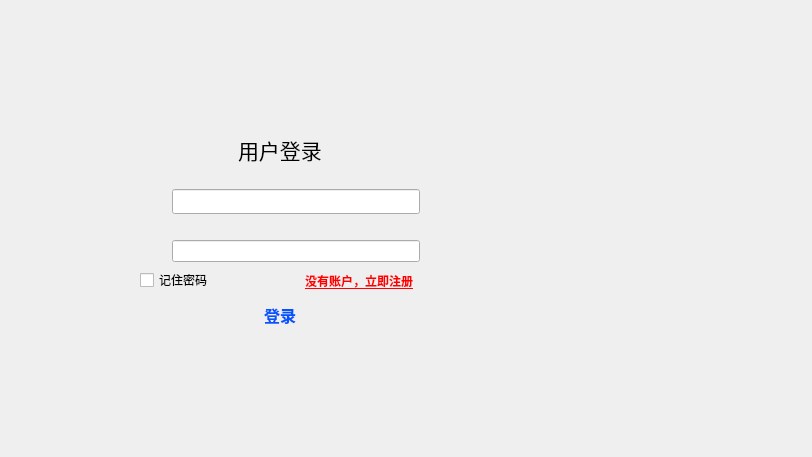
<?xml version="1.0" encoding="UTF-8"?>
<ui version="4.0">
 <class>login</class>
 <widget class="QDialog" name="login">
  <property name="geometry">
   <rect>
    <x>0</x>
    <y>0</y>
    <width>812</width>
    <height>457</height>
   </rect>
  </property>
  <property name="windowTitle">
   <string>Dialog</string>
  </property>
  <layout class="QVBoxLayout" name="verticalLayout_2">
   <item>
    <widget class="mytitlewidget" name="titlewidget" native="true"/>
   </item>
   <item>
    <widget class="QStackedWidget" name="stackedWidget">
     <property name="maximumSize">
      <size>
       <width>16777215</width>
       <height>1677215</height>
      </size>
     </property>
     <property name="currentIndex">
      <number>0</number>
     </property>
     <widget class="QWidget" name="login_page">
      <widget class="QWidget" name="total_widget" native="true">
       <property name="geometry">
        <rect>
         <x>90</x>
         <y>90</y>
         <width>501</width>
         <height>232</height>
        </rect>
       </property>
       <layout class="QHBoxLayout" name="horizontalLayout_4">
        <item>
         <spacer name="horizontalSpacer_2">
          <property name="orientation">
           <enum>Qt::Horizontal</enum>
          </property>
          <property name="sizeType">
           <enum>QSizePolicy::Fixed</enum>
          </property>
          <property name="sizeHint" stdset="0">
           <size>
            <width>30</width>
            <height>20</height>
           </size>
          </property>
         </spacer>
        </item>
        <item>
         <widget class="QWidget" name="widget_2" native="true">
          <layout class="QVBoxLayout" name="verticalLayout">
           <item>
            <layout class="QHBoxLayout" name="horizontalLayout_2">
             <item>
              <spacer name="horizontalSpacer_3">
               <property name="orientation">
                <enum>Qt::Horizontal</enum>
               </property>
               <property name="sizeHint" stdset="0">
                <size>
                 <width>40</width>
                 <height>20</height>
                </size>
               </property>
              </spacer>
             </item>
             <item>
              <widget class="QLabel" name="label">
               <property name="font">
                <font>
                 <family>华文行楷</family>
                 <pointsize>16</pointsize>
                </font>
               </property>
               <property name="text">
                <string>用户登录</string>
               </property>
              </widget>
             </item>
             <item>
              <spacer name="horizontalSpacer_4">
               <property name="orientation">
                <enum>Qt::Horizontal</enum>
               </property>
               <property name="sizeHint" stdset="0">
                <size>
                 <width>40</width>
                 <height>20</height>
                </size>
               </property>
              </spacer>
             </item>
            </layout>
           </item>
           <item>
            <layout class="QGridLayout" name="gridLayout">
             <item row="2" column="0">
              <widget class="QLabel" name="label_3">
               <property name="text">
                <string>&lt;html&gt;&lt;head/&gt;&lt;body&gt;&lt;p&gt;&lt;img src=&quot;:/ico/images/password.PNG&quot;/&gt;&lt;/p&gt;&lt;/body&gt;&lt;/html&gt;</string>
               </property>
               <property name="buddy">
                <cstring>lineEdit_login_pass</cstring>
               </property>
              </widget>
             </item>
             <item row="1" column="0">
              <spacer name="verticalSpacer">
               <property name="orientation">
                <enum>Qt::Vertical</enum>
               </property>
               <property name="sizeType">
                <enum>QSizePolicy::Fixed</enum>
               </property>
               <property name="sizeHint" stdset="0">
                <size>
                 <width>20</width>
                 <height>20</height>
                </size>
               </property>
              </spacer>
             </item>
             <item row="0" column="0" colspan="2">
              <widget class="QLabel" name="label_2">
               <property name="text">
                <string>&lt;html&gt;&lt;head/&gt;&lt;body&gt;&lt;p&gt;&lt;img src=&quot;:/ico/images/username.PNG&quot;/&gt;&lt;/p&gt;&lt;/body&gt;&lt;/html&gt;</string>
               </property>
               <property name="buddy">
                <cstring>lineEdit_login_username</cstring>
               </property>
              </widget>
             </item>
             <item row="2" column="2">
              <widget class="QLineEdit" name="lineEdit_login_pass"/>
             </item>
             <item row="0" column="2">
              <widget class="QLineEdit" name="lineEdit_login_username">
               <property name="font">
                <font>
                 <family>Agency FB</family>
                 <pointsize>9</pointsize>
                </font>
               </property>
              </widget>
             </item>
            </layout>
           </item>
           <item>
            <layout class="QHBoxLayout" name="horizontalLayout_3">
             <item>
              <widget class="QCheckBox" name="checkBox_login_remember">
               <property name="text">
                <string>记住密码</string>
               </property>
              </widget>
             </item>
             <item>
              <spacer name="horizontalSpacer_6">
               <property name="orientation">
                <enum>Qt::Horizontal</enum>
               </property>
               <property name="sizeHint" stdset="0">
                <size>
                 <width>40</width>
                 <height>20</height>
                </size>
               </property>
              </spacer>
             </item>
             <item>
              <widget class="QToolButton" name="reg_Button">
               <property name="font">
                <font>
                 <family>幼圆</family>
                 <pointsize>9</pointsize>
                 <weight>75</weight>
                 <bold>true</bold>
                 <underline>true</underline>
                </font>
               </property>
               <property name="styleSheet">
                <string notr="true">color: rgb(255, 0, 0);</string>
               </property>
               <property name="text">
                <string>没有账户，立即注册</string>
               </property>
               <property name="autoRaise">
                <bool>true</bool>
               </property>
              </widget>
             </item>
            </layout>
           </item>
           <item>
            <layout class="QHBoxLayout" name="horizontalLayout">
             <item>
              <spacer name="horizontalSpacer_8">
               <property name="orientation">
                <enum>Qt::Horizontal</enum>
               </property>
               <property name="sizeHint" stdset="0">
                <size>
                 <width>40</width>
                 <height>20</height>
                </size>
               </property>
              </spacer>
             </item>
             <item>
              <widget class="QToolButton" name="toolButton_login">
               <property name="minimumSize">
                <size>
                 <width>200</width>
                 <height>20</height>
                </size>
               </property>
               <property name="font">
                <font>
                 <family>Agency FB</family>
                 <pointsize>12</pointsize>
                 <weight>75</weight>
                 <bold>true</bold>
                </font>
               </property>
               <property name="styleSheet">
                <string notr="true">border-image: url(:/ico/images/balckButton.png);
color: rgb(0, 85, 255);
</string>
               </property>
               <property name="text">
                <string>登录</string>
               </property>
               <property name="autoRaise">
                <bool>true</bool>
               </property>
              </widget>
             </item>
             <item>
              <spacer name="horizontalSpacer">
               <property name="orientation">
                <enum>Qt::Horizontal</enum>
               </property>
               <property name="sizeHint" stdset="0">
                <size>
                 <width>40</width>
                 <height>20</height>
                </size>
               </property>
              </spacer>
             </item>
            </layout>
           </item>
          </layout>
         </widget>
        </item>
        <item>
         <spacer name="horizontalSpacer_7">
          <property name="orientation">
           <enum>Qt::Horizontal</enum>
          </property>
          <property name="sizeHint" stdset="0">
           <size>
            <width>86</width>
            <height>20</height>
           </size>
          </property>
         </spacer>
        </item>
       </layout>
      </widget>
     </widget>
     <widget class="QWidget" name="register_page">
      <widget class="QWidget" name="widget" native="true">
       <property name="geometry">
        <rect>
         <x>60</x>
         <y>10</y>
         <width>681</width>
         <height>428</height>
        </rect>
       </property>
       <widget class="QLabel" name="reg_title_label">
        <property name="geometry">
         <rect>
          <x>0</x>
          <y>10</y>
          <width>131</width>
          <height>21</height>
         </rect>
        </property>
        <property name="font">
         <font>
          <family>华文新魏</family>
          <pointsize>18</pointsize>
         </font>
        </property>
        <property name="text">
         <string>欢迎注册</string>
        </property>
       </widget>
       <widget class="QToolButton" name="allright_Button">
        <property name="geometry">
         <rect>
          <x>0</x>
          <y>30</y>
          <width>128</width>
          <height>21</height>
         </rect>
        </property>
        <property name="font">
         <font>
          <underline>true</underline>
         </font>
        </property>
        <property name="toolTip">
         <string/>
        </property>
        <property name="whatsThis">
         <string/>
        </property>
        <property name="styleSheet">
         <string notr="true">color: rgb(0, 170, 255);</string>
        </property>
        <property name="text">
         <string>已有账号？登录</string>
        </property>
        <property name="autoRaise">
         <bool>true</bool>
        </property>
       </widget>
       <widget class="QToolButton" name="toolButton_reg">
        <property name="geometry">
         <rect>
          <x>40</x>
          <y>340</y>
          <width>400</width>
          <height>30</height>
         </rect>
        </property>
        <property name="minimumSize">
         <size>
          <width>400</width>
          <height>30</height>
         </size>
        </property>
        <property name="font">
         <font>
          <family>方正姚体</family>
          <pointsize>12</pointsize>
         </font>
        </property>
        <property name="styleSheet">
         <string notr="true">border-image: url(:/ico/images/balckButton.png);
color: rgb(0, 0, 255);</string>
        </property>
        <property name="text">
         <string>注册</string>
        </property>
        <property name="autoRaise">
         <bool>true</bool>
        </property>
       </widget>
       <widget class="QWidget" name="layoutWidget">
        <property name="geometry">
         <rect>
          <x>10</x>
          <y>50</y>
          <width>481</width>
          <height>294</height>
         </rect>
        </property>
        <layout class="QGridLayout" name="gridLayout_2">
         <item row="0" column="0">
          <widget class="QLabel" name="label_4">
           <property name="text">
            <string>用户名：</string>
           </property>
          </widget>
         </item>
         <item row="0" column="1">
          <spacer name="horizontalSpacer_10">
           <property name="orientation">
            <enum>Qt::Horizontal</enum>
           </property>
           <property name="sizeType">
            <enum>QSizePolicy::Fixed</enum>
           </property>
           <property name="sizeHint" stdset="0">
            <size>
             <width>20</width>
             <height>20</height>
            </size>
           </property>
          </spacer>
         </item>
         <item row="0" column="2">
          <widget class="QLineEdit" name="lineEdit_username">
           <property name="font">
            <font>
             <family>Agency FB</family>
             <pointsize>8</pointsize>
            </font>
           </property>
          </widget>
         </item>
         <item row="1" column="0">
          <spacer name="verticalSpacer_2">
           <property name="orientation">
            <enum>Qt::Vertical</enum>
           </property>
           <property name="sizeType">
            <enum>QSizePolicy::Fixed</enum>
           </property>
           <property name="sizeHint" stdset="0">
            <size>
             <width>20</width>
             <height>13</height>
            </size>
           </property>
          </spacer>
         </item>
         <item row="1" column="2">
          <widget class="QLabel" name="username_error_label">
           <property name="maximumSize">
            <size>
             <width>16777215</width>
             <height>10</height>
            </size>
           </property>
           <property name="styleSheet">
            <string notr="true">color: rgb(255, 0, 0);
font: 75 8pt &quot;Agency FB&quot;;</string>
           </property>
           <property name="text">
            <string/>
           </property>
          </widget>
         </item>
         <item row="2" column="0">
          <widget class="QLabel" name="label_5">
           <property name="text">
            <string>昵称：</string>
           </property>
           <property name="buddy">
            <cstring>lineEdit_nickname</cstring>
           </property>
          </widget>
         </item>
         <item row="2" column="2">
          <widget class="QLineEdit" name="lineEdit_nickname">
           <property name="font">
            <font>
             <family>Agency FB</family>
             <pointsize>8</pointsize>
            </font>
           </property>
          </widget>
         </item>
         <item row="3" column="0">
          <spacer name="verticalSpacer_3">
           <property name="orientation">
            <enum>Qt::Vertical</enum>
           </property>
           <property name="sizeType">
            <enum>QSizePolicy::Fixed</enum>
           </property>
           <property name="sizeHint" stdset="0">
            <size>
             <width>20</width>
             <height>13</height>
            </size>
           </property>
          </spacer>
         </item>
         <item row="3" column="2">
          <widget class="QLabel" name="Nickname_error_label">
           <property name="maximumSize">
            <size>
             <width>16777215</width>
             <height>10</height>
            </size>
           </property>
           <property name="styleSheet">
            <string notr="true">color: rgb(255, 0, 0);
font: 75 8pt &quot;Agency FB&quot;;</string>
           </property>
           <property name="text">
            <string/>
           </property>
          </widget>
         </item>
         <item row="4" column="0">
          <widget class="QLabel" name="label_9">
           <property name="text">
            <string>密码：</string>
           </property>
           <property name="buddy">
            <cstring>lineEdit_password</cstring>
           </property>
          </widget>
         </item>
         <item row="4" column="2">
          <widget class="QLineEdit" name="lineEdit_password">
           <property name="font">
            <font>
             <family>Agency FB</family>
             <pointsize>8</pointsize>
            </font>
           </property>
          </widget>
         </item>
         <item row="5" column="0">
          <spacer name="verticalSpacer_4">
           <property name="orientation">
            <enum>Qt::Vertical</enum>
           </property>
           <property name="sizeType">
            <enum>QSizePolicy::Fixed</enum>
           </property>
           <property name="sizeHint" stdset="0">
            <size>
             <width>20</width>
             <height>13</height>
            </size>
           </property>
          </spacer>
         </item>
         <item row="5" column="2">
          <widget class="QLabel" name="password_error_label">
           <property name="maximumSize">
            <size>
             <width>16777215</width>
             <height>10</height>
            </size>
           </property>
           <property name="styleSheet">
            <string notr="true">color: rgb(255, 0, 0);
font: 75 8pt &quot;Agency FB&quot;;</string>
           </property>
           <property name="text">
            <string/>
           </property>
          </widget>
         </item>
         <item row="6" column="0">
          <widget class="QLabel" name="label_12">
           <property name="text">
            <string>确认密码：</string>
           </property>
           <property name="buddy">
            <cstring>lineEdit_confirmpass</cstring>
           </property>
          </widget>
         </item>
         <item row="6" column="2">
          <widget class="QLineEdit" name="lineEdit_confirmpass">
           <property name="font">
            <font>
             <family>Agency FB</family>
             <pointsize>8</pointsize>
            </font>
           </property>
          </widget>
         </item>
         <item row="7" column="0">
          <spacer name="verticalSpacer_5">
           <property name="orientation">
            <enum>Qt::Vertical</enum>
           </property>
           <property name="sizeType">
            <enum>QSizePolicy::Fixed</enum>
           </property>
           <property name="sizeHint" stdset="0">
            <size>
             <width>20</width>
             <height>13</height>
            </size>
           </property>
          </spacer>
         </item>
         <item row="7" column="2">
          <widget class="QLabel" name="passconfirm_error_label">
           <property name="maximumSize">
            <size>
             <width>16777215</width>
             <height>10</height>
            </size>
           </property>
           <property name="styleSheet">
            <string notr="true">color: rgb(255, 0, 0);
font: 75 8pt &quot;Agency FB&quot;;</string>
           </property>
           <property name="text">
            <string/>
           </property>
          </widget>
         </item>
         <item row="8" column="0">
          <widget class="QLabel" name="label_6">
           <property name="text">
            <string>手机号：</string>
           </property>
           <property name="buddy">
            <cstring>lineEdit_phonenum</cstring>
           </property>
          </widget>
         </item>
         <item row="8" column="2">
          <widget class="QLineEdit" name="lineEdit_phonenum">
           <property name="font">
            <font>
             <family>Agency FB</family>
             <pointsize>8</pointsize>
            </font>
           </property>
          </widget>
         </item>
         <item row="9" column="0">
          <spacer name="verticalSpacer_6">
           <property name="orientation">
            <enum>Qt::Vertical</enum>
           </property>
           <property name="sizeType">
            <enum>QSizePolicy::Fixed</enum>
           </property>
           <property name="sizeHint" stdset="0">
            <size>
             <width>20</width>
             <height>13</height>
            </size>
           </property>
          </spacer>
         </item>
         <item row="9" column="2">
          <widget class="QLabel" name="phonenum_error_label">
           <property name="maximumSize">
            <size>
             <width>16777215</width>
             <height>10</height>
            </size>
           </property>
           <property name="styleSheet">
            <string notr="true">color: rgb(255, 0, 0);
font: 75 8pt &quot;Agency FB&quot;;</string>
           </property>
           <property name="text">
            <string/>
           </property>
          </widget>
         </item>
         <item row="10" column="0">
          <widget class="QLabel" name="label_14">
           <property name="text">
            <string>邮箱：</string>
           </property>
           <property name="buddy">
            <cstring>lineEdit_email</cstring>
           </property>
          </widget>
         </item>
         <item row="10" column="2">
          <widget class="QLineEdit" name="lineEdit_email">
           <property name="font">
            <font>
             <family>Algerian</family>
             <pointsize>8</pointsize>
            </font>
           </property>
          </widget>
         </item>
         <item row="11" column="2">
          <widget class="QLabel" name="email_error_label">
           <property name="maximumSize">
            <size>
             <width>16777215</width>
             <height>10</height>
            </size>
           </property>
           <property name="styleSheet">
            <string notr="true">color: rgb(255, 0, 0);
font: 75 8pt &quot;Agency FB&quot;;</string>
           </property>
           <property name="text">
            <string/>
           </property>
          </widget>
         </item>
        </layout>
       </widget>
      </widget>
     </widget>
     <widget class="QWidget" name="set_page">
      <widget class="QWidget" name="widget_3" native="true">
       <property name="geometry">
        <rect>
         <x>40</x>
         <y>20</y>
         <width>531</width>
         <height>351</height>
        </rect>
       </property>
       <widget class="QLabel" name="label_7">
        <property name="geometry">
         <rect>
          <x>200</x>
          <y>90</y>
          <width>96</width>
          <height>23</height>
         </rect>
        </property>
        <property name="font">
         <font>
          <family>新宋体</family>
          <pointsize>14</pointsize>
         </font>
        </property>
        <property name="text">
         <string>网络设置</string>
        </property>
       </widget>
       <widget class="QToolButton" name="toolButton_net_confirm">
        <property name="geometry">
         <rect>
          <x>150</x>
          <y>260</y>
          <width>231</width>
          <height>30</height>
         </rect>
        </property>
        <property name="minimumSize">
         <size>
          <width>150</width>
          <height>30</height>
         </size>
        </property>
        <property name="styleSheet">
         <string notr="true">color: rgb(85, 0, 255);
border-image: url(:/ico/images/balckButton.png);</string>
        </property>
        <property name="text">
         <string>确定</string>
        </property>
        <property name="autoRaise">
         <bool>true</bool>
        </property>
       </widget>
       <widget class="QLabel" name="IP_error_label">
        <property name="geometry">
         <rect>
          <x>230</x>
          <y>170</y>
          <width>161</width>
          <height>16</height>
         </rect>
        </property>
        <property name="styleSheet">
         <string notr="true">color: rgb(255, 0, 0);</string>
        </property>
        <property name="text">
         <string/>
        </property>
       </widget>
       <widget class="QLabel" name="port_error_label">
        <property name="geometry">
         <rect>
          <x>230</x>
          <y>220</y>
          <width>161</width>
          <height>16</height>
         </rect>
        </property>
        <property name="styleSheet">
         <string notr="true">color: rgb(255, 0, 0);</string>
        </property>
        <property name="text">
         <string/>
        </property>
       </widget>
       <widget class="QLineEdit" name="lineEdit_set_port">
        <property name="geometry">
         <rect>
          <x>226</x>
          <y>196</y>
          <width>171</width>
          <height>21</height>
         </rect>
        </property>
        <property name="font">
         <font>
          <family>Agency FB</family>
          <pointsize>8</pointsize>
         </font>
        </property>
       </widget>
       <widget class="QLabel" name="label_8">
        <property name="geometry">
         <rect>
          <x>131</x>
          <y>141</y>
          <width>61</width>
          <height>16</height>
         </rect>
        </property>
        <property name="text">
         <string>IP地址：</string>
        </property>
        <property name="buddy">
         <cstring>lineEdit_set_IP</cstring>
        </property>
       </widget>
       <widget class="QLabel" name="label_10">
        <property name="geometry">
         <rect>
          <x>131</x>
          <y>196</y>
          <width>60</width>
          <height>16</height>
         </rect>
        </property>
        <property name="text">
         <string>端口号：</string>
        </property>
        <property name="buddy">
         <cstring>lineEdit_set_port</cstring>
        </property>
       </widget>
       <widget class="QLineEdit" name="lineEdit_set_IP">
        <property name="geometry">
         <rect>
          <x>226</x>
          <y>141</y>
          <width>171</width>
          <height>21</height>
         </rect>
        </property>
        <property name="font">
         <font>
          <family>Agency FB</family>
          <pointsize>8</pointsize>
         </font>
        </property>
       </widget>
      </widget>
     </widget>
    </widget>
   </item>
  </layout>
 </widget>
 <customwidgets>
  <customwidget>
   <class>mytitlewidget</class>
   <extends>QWidget</extends>
   <header location="global">mytitlewidget.h</header>
   <container>1</container>
  </customwidget>
 </customwidgets>
 <tabstops>
  <tabstop>lineEdit_login_username</tabstop>
  <tabstop>lineEdit_login_pass</tabstop>
  <tabstop>checkBox_login_remember</tabstop>
  <tabstop>reg_Button</tabstop>
  <tabstop>toolButton_login</tabstop>
  <tabstop>allright_Button</tabstop>
  <tabstop>lineEdit_username</tabstop>
  <tabstop>lineEdit_nickname</tabstop>
  <tabstop>lineEdit_password</tabstop>
  <tabstop>lineEdit_confirmpass</tabstop>
  <tabstop>lineEdit_phonenum</tabstop>
  <tabstop>lineEdit_email</tabstop>
  <tabstop>toolButton_reg</tabstop>
  <tabstop>lineEdit_set_IP</tabstop>
  <tabstop>lineEdit_set_port</tabstop>
  <tabstop>toolButton_net_confirm</tabstop>
 </tabstops>
 <resources/>
 <connections/>
</ui>
